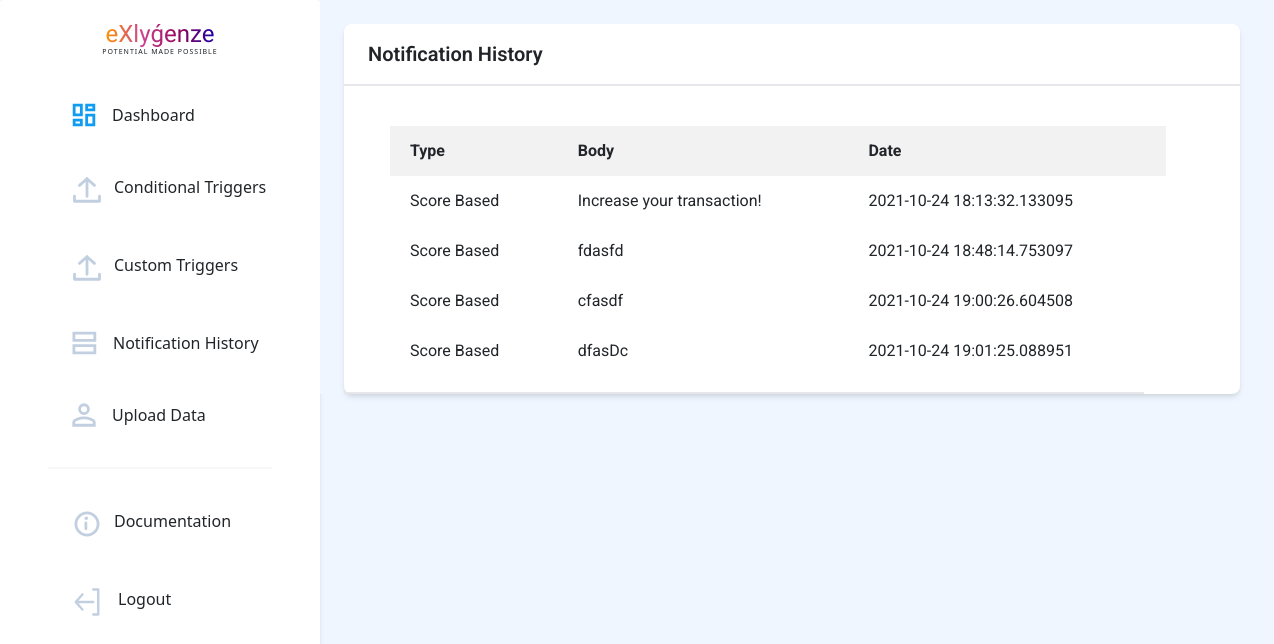
The page /history (signed in) on the database its author committed.
### application/models.py (models this page shows, shortened)
class NotificationHistory(db.Model, UserMixin):
    id = db.Column(db.Integer, primary_key=True)
    type = db.Column(db.String(20),nullable=False)
    scheduled_date = db.Column(db.DateTime, default = datetime.utcnow)
    period = db.Column(db.Integer)
    message_body = db.Column(db.String(500),nullable=False)
    score = db.Column(db.String(100),default='')
    event = db.Column(db.String(100),default='')
    activity = db.Column(db.String(100),default='')
    email = db.Column(db.Boolean,default=False,nullable=False)
    whatsapp = db.Column(db.Boolean,default=False,nullable=False)
    sms = db.Column(db.Boolean,default=False,nullable=False)
    date_time = db.Column(db.DateTime,nullable = False, default = datetime.utcnow)
    user_id = db.Column(db.Integer,db.ForeignKey('user.id'),nullable=False)

### application/routes.py (the view)
@app.route('/history')
def notification_history():
    if current_user.is_authenticated:
        notif = current_user.history
        return render_template('history.html',notif = notif)
    else:
        return redirect(url_for('login'))

### application/models.py (called while the page is built)
@login_manager.user_loader
def load_user(user_id):
    return User.query.get(int(user_id))

### application/templates/history.html (shortened to what this page needs)
{% extends 'basic.html'%}
{% block body %}
<body>
    <div class="bg-blue-50 flex">
        {% include "navbar.html" %}
        <div class="flex">
            <div>
                <div class="subideabody" style="font-family: 'Roboto';">
                    <div class=" bg-blue-50 flex  ">
                        <div class="mx-4 flex-grow">
                            <br>
                            <div class=" flex flex-wrap ">
                                <div class=" bg-white max-w-4xl rounded-lg w-screen shadow-md">
                                    <div>
                                        <div class="py-3 pl-6 font-medium text-xl border-b-2 font-semibold">Notification History </div>
                                        <br>
                                        <div class="py-3 pl-6 border-b-2" style = "width:800px">
                                        <table id = "history">
                                            <tr>
                                                <th>Type</th>
                                                <th>Body</th>
                                                <th>Date</th>
                                            </tr>
                                            {% for notif in notif %}
                                                <tr>
                                                    <td><a href = "{{ url_for('notification_history_id',notif_id=notif.id) }}">{{notif.type}}</a></td>
                                                    <td>{{notif.message_body}}</td>
                                                    <td>{{notif.date_time}}</td>
                                                </tr>
                                            {% endfor %}
                                        </table>
                                    </div>
                                    </div>
                                </div>
                            </div>
                        </div>
                    </div>
                </div>
            </div>
        </div>
    </div>
</body>
{%endblock%}

### application/templates/basic.html (shortened to what this page needs)
<!DOCTYPE html>
<html>
<head>
    <link rel = "stylesheet" href = "{{url_for('static',filename='style.css')}}">
    <link rel="stylesheet" href="https://unpkg.com/aos@next/dist/aos.css" />
    <link rel="stylesheet" href="https://use.fontawesome.com/releases/v5.7.2/css/all.css"
>
        <link href="https://cdn.jsdelivr.net/npm/bootstrap@5.0.2/dist/css/bootstrap.min.css" rel="stylesheet">
    <link rel="stylesheet" href="https://cdn.jsdelivr.net/npm/bootstrap-icons@1.3.0/font/bootstrap-icons.css" />
    <link href="https://unpkg.com/tailwindcss@^2/dist/tailwind.min.css" rel="stylesheet">
</head>
<body>
    {% block body %} {% endblock %}
</body>
</html>

### application/templates/navbar.html (shortened to what this page needs)
<head>
</head>
<nav class="hidden sm:block bg-white h-screen w-80 border-gray-400 rounded">
    <div class=" mt-3 flex flex-col justify-center bg-white w-80 border-gray-400 rounded shadow-md px-12">
        <center><span style="font-family:'Balsamiq Sans' ;font-size: 24px;font-weight: 300;background: linear-gradient(to right,rgb(255, 145, 0), rgb(204, 68, 147),rgb(150, 6, 90),rgb(31, 1, 163));-webkit-background-clip: text;background-clip:transparent;
                -webkit-text-fill-color: transparent;"><b>eXlyǵenze</b></span><BR>
                <div style="font-size: 7px;font-weight:500px;letter-spacing: 1px;transform: translate(0,-5px);">POTENTIAL MADE POSSIBLE</div></center>
        <div class="elements pt-2 mt-2 mb-28 flex flex-col justify-center">
            <a href="{{ url_for('home') }}"
                class="rounded-full flex flex-nowrap py-4 pl-6 w-60 hover:border-0 hover:bg-gray-100 hover:no-underline">
                <svg width="24" height="24" viewBox="0 0 24 24" fill="none" xmlns="http://www.w3.org/2000/svg">
                    <path
                        d="M9.35 11.85H2.15V2.15H9.35V11.85ZM9.35 21.85H2.15V17.15H9.35V21.85ZM21.85 21.85H14.65V12.15H21.85V21.85ZM14.65 6.85V2.15H21.85V6.85H14.65Z"
                        stroke="#109CF1" stroke-width="2.8" />
                </svg>
                <p class="pl-4 hover:no-underline">Dashboard</p>
            </a>
            <a href="{{ url_for('conditional_triggers') }}"
                class="rounded-full flex flex-nowrap py-4 w-60 pl-6 hover:border-0 hover:bg-gray-100 hover:no-underline">
                <p class="pl-3 no-underline">Conditional Triggers</p>
            </a>
            <a href="{{ url_for('custom') }}"
                class="rounded-full flex flex-nowrap py-4 w-60 pl-6 hover:border-0 hover:bg-gray-100 hover:no-underline">
                <p class="pl-3 no-underline">Custom Triggers</p>
            </a>
            <a href="{{ url_for('notification_history') }}"
                class="rounded-full flex flex-nowrap py-4 w-60 pl-6 hover:border-0 hover:bg-gray-100 hover:no-underline">
                <svg width="25" height="24" viewBox="0 0 25 24" fill="none" xmlns="http://www.w3.org/2000/svg">
                    <path d="M1.9 9.35V2.15H22.85V9.35H1.9ZM1.9 21.85V14.65H22.85V21.85H1.9Z" stroke="#C2CFE0"
                        stroke-width="2.8" />
                </svg>
                <p class="pl-4 no-underline">Notification History</p>
            </a>
            <a href="{{ url_for('data') }}"
                class="rounded-full flex flex-nowrap py-4 w-60 pl-6 hover:border-0 hover:bg-gray-100 mb-3 hover:no-underline"
                style="cursor:pointer;">
                <p class="pl-4 no-underline">Upload Data</p>
            </a>
            <hr class="border bg-gray-200" />
            <a href="{{ url_for('documentation') }}"
                class="rounded-full flex flex-nowrap py-4 w-60 pl-6 hover:border-0 hover:bg-gray-100 hover:no-underline mt-3">
                <p class="pl-3 no-underline">Documentation</p>
            </a>
            <a href="{{ url_for('logout') }}"
                class="side rounded-full flex flex-nowrap py-4 pl-6 w-60 hover:border-0 hover:bg-gray-100 hover:no-underline">
                <p class="pl-4 no-underline">Logout</p>
            </a>
        </div>
    </div>
</nav>

### application/templates/history.html (style rules this page uses)
.subideabody { font-family: 'Poppins'; background-color: #f8f8f8; }
#history { margin-left: 22px; border-collapse: collapse; width: 100%; }
#history tr { height: 50px; }
#history td { padding: 0 20px 0 20px; }
#history th { background-color: #f2f2f2; padding: 0 20px 0 20px; }

### rows shown on the page
NotificationHistory: type "Score Based", message_body "Increase your transaction!", date_time "2021-10-24 18:13:32.133095"
NotificationHistory: type "Score Based", message_body "fdasfd", date_time "2021-10-24 18:48:14.753097"
NotificationHistory: type "Score Based", message_body "cfasdf", date_time "2021-10-24 19:00:26.604508"
NotificationHistory: type "Score Based", message_body "dfasDc", date_time "2021-10-24 19:01:25.088951"
